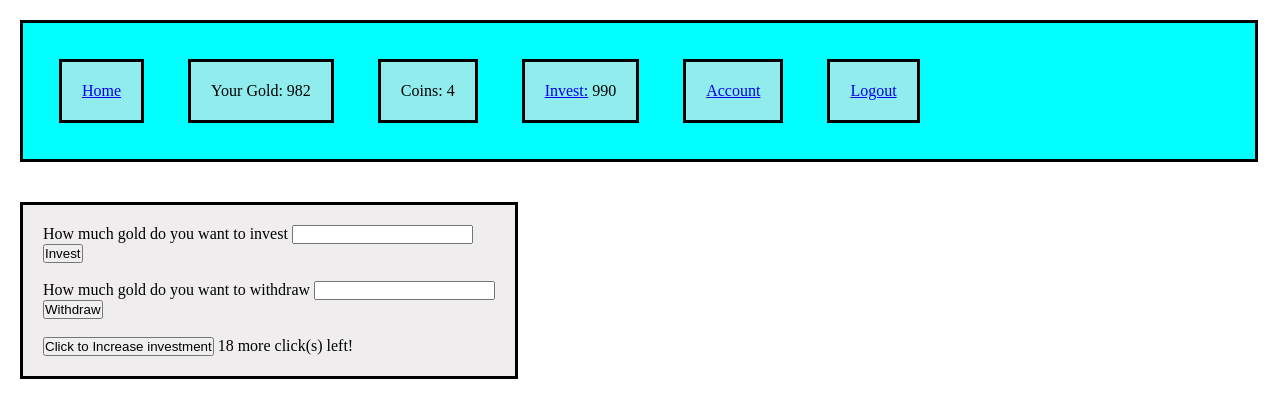
/display_invest (signed in), run on the app's committed database.
### app1/models.py (models this page shows)
class User(models.Model):
    email = models.CharField(max_length=100)
    username =models.CharField(max_length=100)
    password = models.CharField(max_length=100)
    account_balance = models.IntegerField()
    coins = models.IntegerField()
    invested_balance = models.IntegerField()
    date_joined = models.DateTimeField(auto_now_add=True)
    investment_click_counter = models.IntegerField()
    coin_click_counter = models.IntegerField()
    level = models.IntegerField()
    objects = UserManager()

### app1/views.py (the view)
# urls.py: path('display_invest',views.display_invest),
def display_invest(request):
    user = User.objects.get(id=request.session['user_id'])
    context = {
    "user":user
}
    return render(request,"invest.html",context)

### app1/templates/invest.html (shortened to what this page needs)
<!DOCTYPE html>
<html>
  <head>
    {% load static %}
    <link rel="stylesheet" href="{% static 'css/invest.css' %}">
  </head>
  <body>
    <div id='above_wrapper'>
      <div><p><a href='/'>Home</a> </p></div>
      <div><p>Your Gold: {{user.account_balance}}</p></div>
      <div><p>Coins: {{user.coins}}</p></div>
      <div><p><a href='/display_invest'>Invest:</a> {{user.invested_balance}}</p></div>
      <div><p><a href='/display_account'>Account</a></p></div>
      <div><p><a href='/logout'>Logout</a></p></div>
</div>
        <div>
                <form action="/invest" method="post">
                   <p>How much gold do you want to invest <input type='number' name='amount' /></p>
                    <button  name='submit' type="submit">Invest</button>
                </form>
                <br>
                <form action="/withdraw" method="post">
                 <p>How much gold do you want to withdraw <input type='number' name='amount' /></p>
                  <button  name='submit' type="submit">Withdraw</button>
              </form>
              <br>
              <form action="/increase_investment" method="post">
                <button  name='increase_investment' type="submit">Click to Increase investment</button>
                <span>{{user.investment_click_counter}} more click(s) left!</span>
            </form>
        </div>
  </body>
</html>

### app1/static/css/invest.css (style rules this page uses)
* { margin: 0px; padding: 0px; }
body { background-image: url("https://images.pexels.com/photos/3483098/pexels-photo-3483098.jpeg"); background-size: 100%; }
div { width:auto; margin:20px; background-color: rgba(230, 227, 227, 0.63); border: solid black 3px; display: inline-block; padding:20px; }
#above_wrapper { width: 1200px; background-color: cyan; margin: 20px; padding: 16px; }

### data on the page
User: account_balance "982", coins "4", invested_balance "990", investment_click_counter "18"
